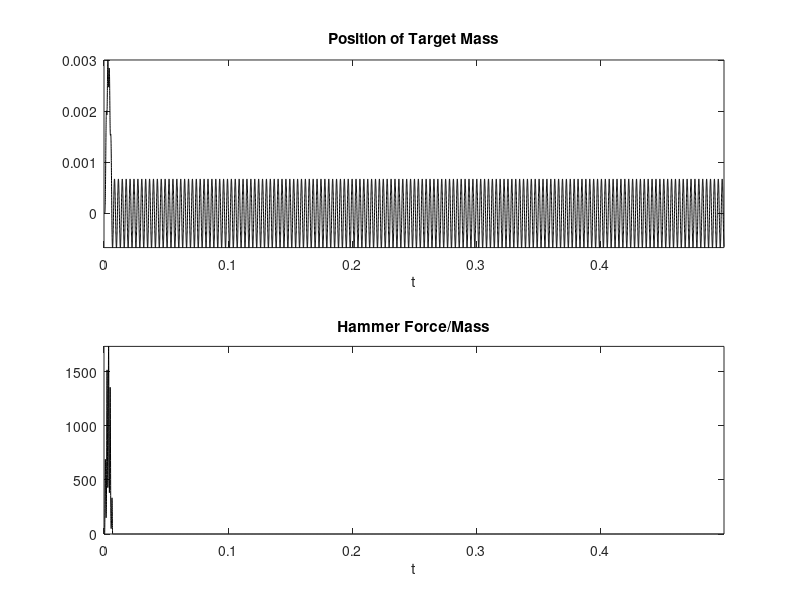

Write MATLAB code to recreate this figure.
SR = 48000; % sample rate (Hz)
xH0 = -0.001; vH0 = 2; % initial conditions of hammer
TF = 0.5; % duration of simulation (s)
w0 = 2000; % angular frequency of mass-spring system
MR = 10; % hammer/target mass ratio
wH = 1000; % stiffness parameter for hammer
alpha = 2; % hammer stiffness nonlinearity exponent

% derived parameters
k = 1/SR;
NF = floor(TF*SR);

% initialization
uH2 = xH0; uH1 = xH0+k*vH0; % hammer
u2 = 0; u1 = 0; % mass-spring system
out = zeros(NF,1); f = zeros(NF,1);
out(1) = u2; out(2) = u1;

%%%%%% start main loop
for n=3:NF
    if(uH1>u1)
        f(n-1) = wH^(1+alpha)*(uH1-u1)^alpha;
    else f(n-1) = 0;
    end
    uH = 2*uH1-uH2-k^2*f(n-1);
    u = 2*u1-u2-w0^2*k^2*u1+MR*k^2*f(n-1);
    out(n) = u;
    u2 = u1; u1 = u;
    uH2 = uH1; uH1 = uH;
end

%%%%%% end main loop
% plots of displacement of target mass and force
subplot(2,1,1)
plot([0:NF-1]*k, out, 'k'); title('Position of Target Mass'); xlabel('t');
axis tight
subplot(2,1,2)
plot([0:NF-1]*k, f, 'k'); title('Hammer Force/Mass'); xlabel('t');
axis tight

soundsc(out, SR);